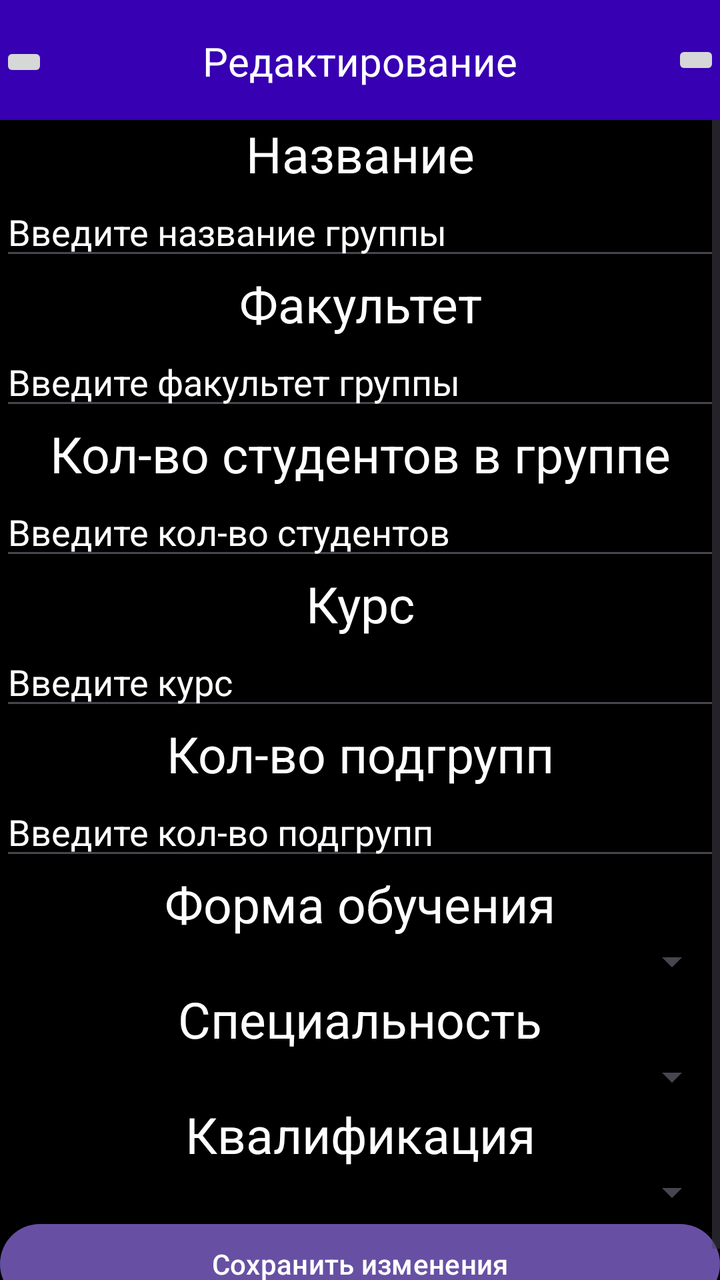
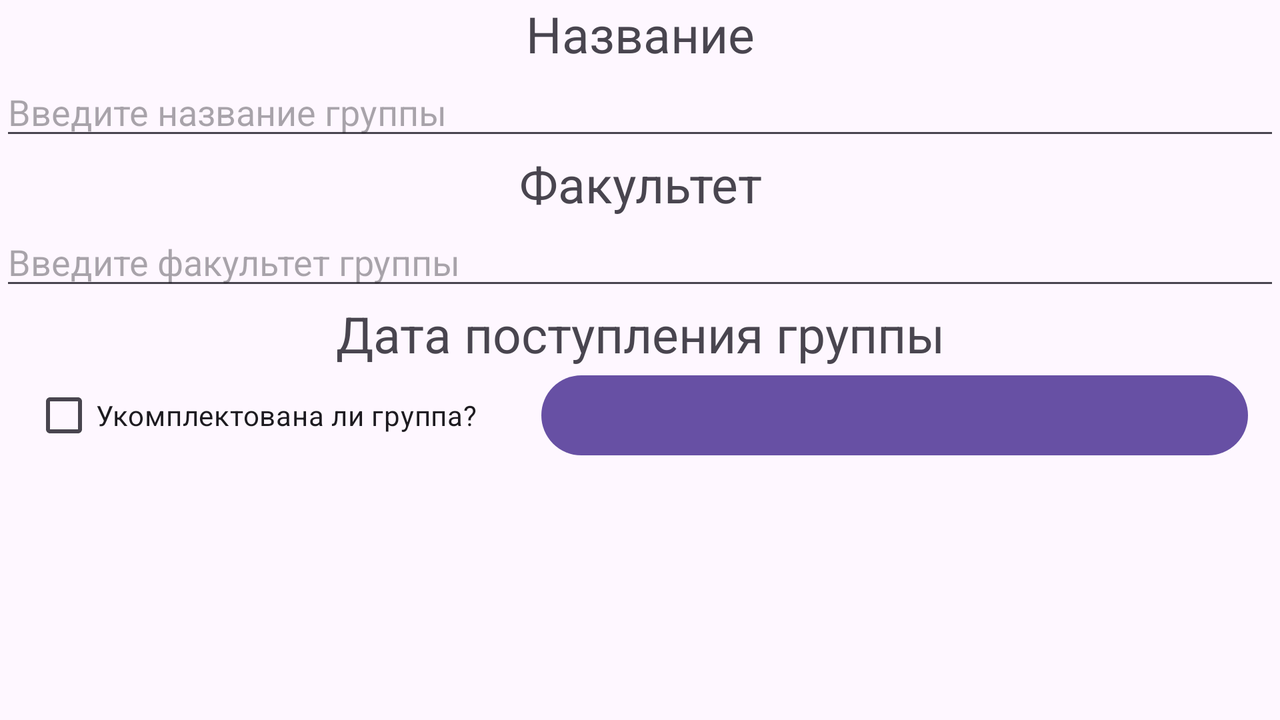

The same Android screen from two of the app's own layout files: first res/layout/ as a phone draws it, then the repository's variant for another configuration, drawn on a device whose configuration selects that folder. Both files follow.
<!-- AndroidManifest.xml: application theme Theme.Groups -->
<!-- res/layout/group_fragment.xml -->
<?xml version="1.0" encoding="utf-8"?>
<androidx.constraintlayout.widget.ConstraintLayout xmlns:android="http://schemas.android.com/apk/res/android"
    xmlns:app="http://schemas.android.com/apk/res-auto"
    android:layout_width="match_parent"
    android:layout_height="match_parent"
    android:background="@color/purple"
    android:orientation="vertical">

    <ScrollView
        android:layout_width="0dp"
        android:layout_height="0dp"
        app:layout_constraintBottom_toBottomOf="parent"
        app:layout_constraintEnd_toEndOf="parent"
        app:layout_constraintStart_toStartOf="parent"
        app:layout_constraintTop_toBottomOf="@+id/linearLayout">

        <LinearLayout
            android:layout_width="match_parent"
            android:layout_height="wrap_content"
            android:orientation="vertical">

            <TextView
                android:layout_width="match_parent"
                android:layout_height="wrap_content"
                android:gravity="center"
                android:text="@string/name"
                android:textColor="@color/white"
                android:textColorLink="@color/white"
                android:textSize="25sp" />

            <EditText
                android:id="@+id/name"
                android:layout_width="match_parent"
                android:layout_height="wrap_content"

                android:ems="10"
                android:hint="@string/hint_name"
                android:inputType="text"
                android:textColor="@color/white"
                android:textColorHighlight="@color/white"
                android:textColorHint="@color/white" />

            <TextView
                android:layout_width="match_parent"
                android:layout_height="wrap_content"
                android:gravity="center"
                android:shadowColor="@color/white"
                android:text="@string/faculty"
                android:textColor="@color/white"
                android:textSize="25sp" />

            <EditText
                android:id="@+id/faculty"
                android:layout_width="match_parent"
                android:layout_height="wrap_content"
                android:ems="10"
                android:hint="@string/hint_faculty"
                android:inputType="text"
                android:shadowColor="@color/white"
                android:textColor="@color/white"
                android:textColorHint="@color/white" />

            <TextView
                android:layout_width="match_parent"
                android:layout_height="wrap_content"
                android:gravity="center"
                android:text="Кол-во студентов в группе"
                android:textColor="@color/white"
                android:textSize="25sp" />

            <EditText
                android:id="@+id/count_student"
                android:layout_width="match_parent"
                android:layout_height="wrap_content"
                android:ems="10"
                android:hint="Введите кол-во студентов"
                android:inputType="number"
                android:textColor="@color/white"
                android:textColorHint="@color/white" />

            <TextView
                android:layout_width="match_parent"
                android:layout_height="wrap_content"
                android:gravity="center"
                android:text="Курс"
                android:textColor="@color/white"
                android:textSize="25sp" />

            <EditText
                android:id="@+id/course"
                android:layout_width="match_parent"
                android:layout_height="wrap_content"
                android:ems="10"
                android:hint="Введите курс"
                android:inputType="number"
                android:textColor="@color/white"
                android:textColorHint="@color/white" />

            <TextView
                android:layout_width="match_parent"
                android:layout_height="wrap_content"
                android:gravity="center"
                android:text="Кол-во подгрупп"
                android:textColor="@color/white"
                android:textSize="25sp" />

            <EditText
                android:id="@+id/count_subgroup"
                android:layout_width="match_parent"
                android:layout_height="wrap_content"
                android:ems="10"
                android:hint="Введите кол-во подгрупп"
                android:inputType="number"
                android:textColor="@color/white"
                android:textColorHint="@color/white" />

            <TextView
                android:layout_width="match_parent"
                android:layout_height="wrap_content"
                android:gravity="center"
                android:text="Форма обучения"
                android:textColor="@color/white"
                android:textSize="25sp" />

            <Spinner
                android:id="@+id/form_spinner"
                android:layout_width="match_parent"
                android:layout_height="wrap_content" />

            <TextView
                android:layout_width="match_parent"
                android:layout_height="wrap_content"
                android:gravity="center"
                android:text="Специальность"
                android:textColor="@color/white"
                android:textSize="25sp" />

            <Spinner
                android:id="@+id/speciality_spinner"
                android:layout_width="match_parent"
                android:layout_height="wrap_content" />

            <TextView
                android:layout_width="match_parent"
                android:layout_height="wrap_content"
                android:gravity="center"
                android:text="Квалификация"
                android:textColor="@color/white"
                android:textSize="25sp" />

            <Spinner
                android:id="@+id/qualification_spinner"
                android:layout_width="match_parent"
                android:layout_height="wrap_content" />

            <Button
                android:id="@+id/save"
                android:layout_width="match_parent"
                android:layout_height="wrap_content"
                android:text="Сохранить изменения" />
        </LinearLayout>
    </ScrollView>

    <androidx.constraintlayout.widget.ConstraintLayout
        android:id="@+id/linearLayout"
        android:layout_width="match_parent"
        android:layout_height="60dp"
        android:background="@color/purple_700"
        android:orientation="horizontal"
        app:layout_constraintEnd_toEndOf="parent"
        app:layout_constraintStart_toStartOf="parent"
        app:layout_constraintTop_toTopOf="parent">

        <TextView
            android:id="@+id/textView"
            android:layout_width="wrap_content"
            android:layout_height="wrap_content"
            android:text="Редактирование"
            android:textColor="@color/white"
            android:textSize="20sp"
            app:layout_constraintBottom_toBottomOf="parent"
            app:layout_constraintEnd_toStartOf="@+id/delete"
            app:layout_constraintStart_toEndOf="@+id/back"
            app:layout_constraintTop_toTopOf="parent"
            app:layout_constraintVertical_bias="0.515" />

        <ImageButton
            android:id="@+id/back"
            android:layout_width="wrap_content"
            android:layout_height="wrap_content"
            android:foregroundTint="#C80505"
            app:layout_constraintBottom_toBottomOf="parent"
            app:layout_constraintTop_toTopOf="parent"
            app:layout_constraintVertical_bias="0.529"
            android:src="@drawable/undo_24px" />

        <ImageButton
            android:id="@+id/delete"
            android:layout_width="wrap_content"
            android:layout_height="wrap_content"
            app:layout_constraintBottom_toBottomOf="parent"
            app:layout_constraintEnd_toEndOf="parent"
            app:layout_constraintTop_toTopOf="parent"
            android:src="@drawable/delete_24px" />
    </androidx.constraintlayout.widget.ConstraintLayout>


</androidx.constraintlayout.widget.ConstraintLayout>
<!-- resources referenced by this layout -->
<resources>
  <color name="purple">#FF000000</color>
  <color name="purple_700">#FF3700B3</color>
  <color name="white">#FFFFFFFF</color>
  <string name="faculty">Факультет</string>
  <string name="hint_faculty">Введите факультет группы</string>
  <string name="hint_name">Введите название группы</string>
  <string name="name">Название</string>
  <style name="Theme.Groups" parent="Base.Theme.Groups" />
  <style name="Base.Theme.Groups" parent="Theme.Material3.DayNight.NoActionBar">
          
          
      </style>
</resources>
<!-- res/layout-land/group_fragment.xml (the repository's variant of the layout above) -->
<!-- drawn on the phone turned sideways -->
<?xml version="1.0" encoding="utf-8"?>
<LinearLayout xmlns:android="http://schemas.android.com/apk/res/android"
    android:orientation="vertical"
    android:layout_width="match_parent"
    android:layout_height="match_parent">

    <TextView
        android:layout_width="match_parent"
        android:layout_height="wrap_content"
        android:gravity="center"
        android:textSize="25sp"
        android:text="@string/name" />

    <EditText
        android:id="@+id/name"
        android:layout_width="match_parent"
        android:layout_height="wrap_content"

        android:ems="10"
        android:inputType="text"
        android:hint="@string/hint_name" />

    <TextView
        android:layout_width="match_parent"
        android:layout_height="wrap_content"
        android:gravity="center"
        android:textSize="25sp"
        android:text="@string/faculty" />

    <EditText
        android:id="@+id/faculty"
        android:layout_width="match_parent"
        android:layout_height="wrap_content"
        android:ems="10"
        android:inputType="text"
        android:hint="@string/hint_faculty" />


    <TextView
        android:layout_width="match_parent"
        android:layout_height="wrap_content"
        android:gravity="center"
        android:text="@string/date"
        android:textSize="25sp" />

    <LinearLayout
        android:layout_width="match_parent"
        android:layout_height="match_parent"
        android:orientation="horizontal">

        <CheckBox
            android:id="@+id/isComp"
            android:layout_width="wrap_content"
            android:layout_height="wrap_content"
            android:layout_marginLeft="16dp"
            android:layout_marginRight="16dp"
            android:text="@string/isComp" />

        <Button
            android:id="@+id/date"
            android:layout_width="match_parent"
            android:layout_height="wrap_content"
            android:layout_marginLeft="16dp"
            android:layout_marginRight="16dp" />
    </LinearLayout>

</LinearLayout>
<!-- resources referenced by the variant -->
<!-- as the phone turned sideways resolves them -->
<resources>
  <string name="date">Дата поступления группы</string>
  <string name="faculty">Факультет</string>
  <string name="hint_faculty">Введите факультет группы</string>
  <string name="hint_name">Введите название группы</string>
  <string name="isComp">Укомплектована ли группа?</string>
  <string name="name">Название</string>
  <style name="Theme.Groups" parent="Base.Theme.Groups" />
  <style name="Base.Theme.Groups" parent="Theme.Material3.DayNight.NoActionBar">
          
          
      </style>
</resources>
